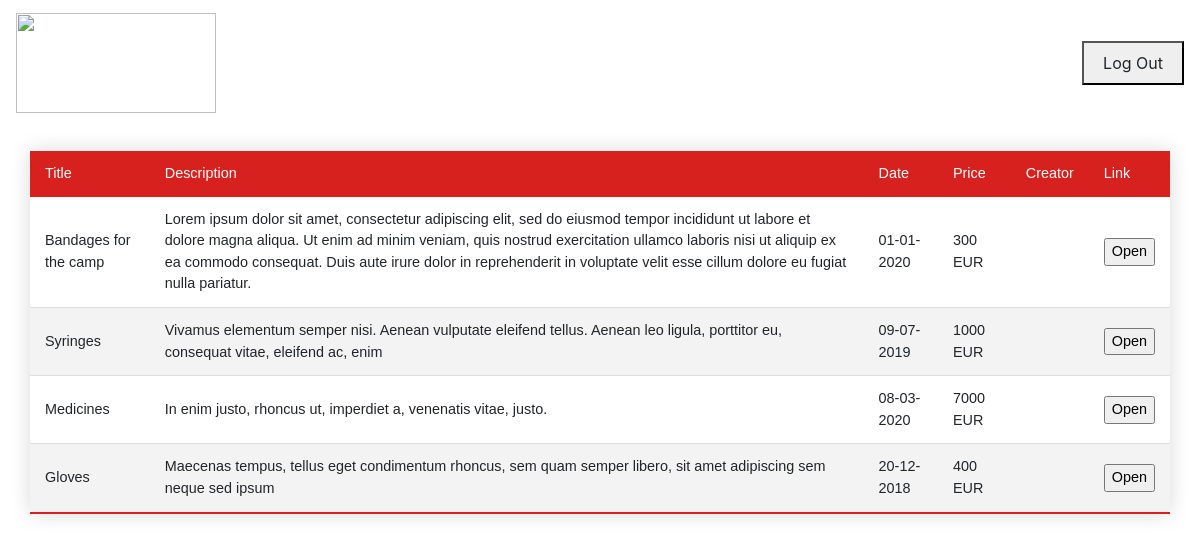
The app's page /cases with its own data.
### tables this page shows
CREATE TABLE CASES (ID INTEGER PRIMARY KEY AUTOINCREMENT UNIQUE, TITLE TEXT (40) NOT NULL, DESCRIPTION TEXT (500) NOT NULL, "CREATION DATE" DATE NOT NULL, CREATOR REFERENCES USERS (ID), PRICE NOT NULL);

### app.py (the view)
@app.route('/cases', methods = ['GET', 'POST'])
def cases():
    con = sql.connect(DATABASE)
    con.row_factory = sql.Row
    cur = con.cursor()
    cur.execute("SELECT * FROM CASES")
    cases = cur.fetchall();
    if request.method == "POST":
        case_id = request.form.get("case_id")
        return redirect(url_for(".output", case_id = case_id))
    return render_template("cases.html",rows = cases)

### templates/cases.html (shortened to what this page needs)
<!doctype html>
<html>
<head>
   <link rel="stylesheet" href="https://stackpath.bootstrapcdn.com/bootstrap/4.4.1/css/bootstrap.min.css">
</head>
   <body>
    <nav class="navbar navbar-light justify-content-between">
        <a class="navbar-brand" href="#">
            <img src="https://www.msf.org/themes/custom/msf_theme/ogimage.jpg" width="200" height="100" class="d-inline-block align-top" alt="" loading="lazy"></a>
        <form class="form-inline">
          <button border-color:#D7211E;>
            <a class="btn my-2 my-sm-0" role="button" href="login">Log Out</a>
        </button>
        </form>
    </nav>
        <div class="container-fluid">
            <div class="justify-content-md-center">
                <div class="col">
                    <table class="styled-table  table-responsive">
                        <thead>
                            <td>Title</td>
                            <td>Description</td>
                            <td>Date</td>
                            <td>Price</td>
                            <td>Creator</td>
                            <td>Link</td>
                        </thead>
                        {% for row in rows %}
                        <tr>
                        <td>{{row["TITLE"]}}</td>
                            <td>{{row["DESCRIPTION"]}}</td>
                            <td>{{row["CREATION DATE"]}}</td>
                            <td>{{row["PRICE"]}}</td>
                            <td>{{row["RESPONSIBLE"]}}</td>
                            <td>
                    <form action="/output" method="get">
                        <input type="submit"  value="Open">
                    </form>
                     </td>
                </tr>
         {% endfor %}
        </table>
      </div>
            </div>
      </div>
   </body>
</html>

### templates/cases.html (style rules this page uses)
.styled-table { border-collapse: collapse; margin: 25px 0; font-size: 0.9em; font-family: sans-serif; min-width: 400px; box-shadow: 0 0 20px rgba(0, 0, 0, 0.15); }
.styled-table th, .styled-table td { padding: 12px 15px; }
.styled-table tbody tr { border-bottom: 1px solid #dddddd; }
.styled-table tbody tr:nth-of-type(even) { background-color: #f3f3f3; }
.styled-table tbody tr:last-of-type { border-bottom: 2px solid #D7211E; }

### records on screen
CASES: TITLE "Bandages for the camp", DESCRIPTION "Lorem ipsum dolor sit amet, consectetur adipiscing elit, sed do eiusmod tempor incididunt ut labore et dolore magna aliqua. Ut enim ad minim veniam, quis nostrud exercitation ullamco laboris nisi ut aliquip ex ea commodo consequat. Duis aute irure dolor in reprehenderit in voluptate velit esse cillum dolore eu fugiat nulla pariatur.", CREATION DATE "01-01-2020", PRICE "300 EUR"
CASES: TITLE "Syringes", DESCRIPTION "Vivamus elementum semper nisi. Aenean vulputate eleifend tellus. Aenean leo ligula, porttitor eu, consequat vitae, eleifend ac, enim", CREATION DATE "09-07-2019", PRICE "1000 EUR"
CASES: TITLE "Medicines", DESCRIPTION "In enim justo, rhoncus ut, imperdiet a, venenatis vitae, justo.", CREATION DATE "08-03-2020", PRICE "7000 EUR"
CASES: TITLE "Gloves", DESCRIPTION "Maecenas tempus, tellus eget condimentum rhoncus, sem quam semper libero, sit amet adipiscing sem neque sed ipsum", CREATION DATE "20-12-2018", PRICE "400 EUR"
